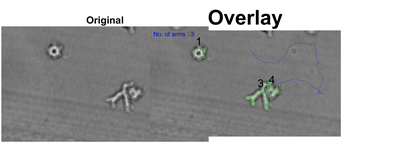
%> input picture test.png, 420 x 168 px, shrunk from 2835 x 1134 before the run
$ octave shapedist_test.m   (GNU Octave 9; MATLAB toolbox functions it lacks are replaced by stand-ins)
%> lines starting %> are read from the running program, lines starting %| are printed output that depends on the picture; in (x1, y1, x2, y2) boxes, pixels count from 0 and x2, y2 are one past the last pixel; in counts of white or black regions, pixels touching at a corner belong together; the program's own positions count from 1
### shapemetric/shapedist.m
function im_sd = shapedist(im)
% Performs shapedist transform on binary image of single region. Useful for
% finding lengths of shortest paths contained in shape from a center point
% to perimeter points.
%
% Starting from an initial point 0 inside the shape, look at nbhd (8) and
% update points with +1 if inside the shape and -1 if outside shape.
%
% Function will accept binary image of single region and return shapedist
% transfrom integer array
%
% INPUTS:
%   im - binary image of a region
%
% OUTPUTS:
%   im - integer array of shapedist transform
%
% TODO: Make selecting pixels in loop function to analyse more efficient.
%
% Blake Cook 2017-12-19
% ------------------------

%get region data
regions = regionprops(im);
%if there is more than one region, select region with largest area
if length(regions)>1
    disp('More than one region detected, selection largest connected component');
    im_label = labelmatrix(bwconncomp(im));

    regions_cell = struct2cell(regions);
    areas = cell2mat(regions_cell(1,:));
    area_index = find(areas == max(areas));

    im = ismember(im_label, area_index) > 0;
    regions = regionprops(im);
end

%get center pixel
size_im = size(im);
center_pixel = round(regions(1).Centroid);

%select new center if centroid is not inside the shape
if im(center_pixel(1), center_pixel(2)) == 0

    disp('Centroid not located inside shape, finding initial starting point');
    imshow(im,[],'InitialMagnification', 'fit');
    hold on; plot(center_pixel(1), center_pixel(2), 'r+'); hold off;

    boundary = bwboundaries(im); %isolate object bondary in image
    boundary = cell2mat(boundary); %convert 1s on image into coordinates
    x = boundary(:,2);
    y = boundary(:,1);

    xCenter = center_pixel(1);
    yCenter = center_pixel(2);

    [angles, distances] = cart2pol(x-xCenter,y-yCenter);

    %get index of boundary point with shortest dist to centroid
    nearest_index = find(distances == min(distances));

    %get index of point with smallest angular deviation
    search_angle = angles(nearest_index);
    sorted_angles = sort(abs(angles-search_angle));

    %find possible indidies, sort possible distances by length
    possible_index = abs(angles-search_angle) == sorted_angles(2);
    sorted_distances = sort(distances(possible_index));

    %get index of point with next smallest distance from centroid
    ray_index = find(distances == sorted_distances(2) & possible_index);


    %propose new center
    center_pixel(2) = round((x(ray_index) + x(nearest_index))/2);
    center_pixel(1) = round((y(ray_index) + y(nearest_index))/2);

% [10 lines of commented-out code are left out]

end

%initialise output and input for loop
im_sd = zeros(size(im), 'int8'); %change int size here if image too big)
input = [center_pixel(1), center_pixel(2)];

%set loop maximum to be largest distance of pixels between im boundaries
%plus 2 (include one extra loop for center pixel and another for safety)
% loop_max = max([center_pixel, abs(center_pixel-size(im))+1]) + 1;
loop_max = max(size_im)^2;

for loop = 1:loop_max

    [im_sd, new_input, stop_flag] = shapedist_loop(im, im_sd, input);
    input = new_input;

%     % -- debug --
%     imshow(mat2gray(im_sd), [], 'InitialMagnification', 'fit');
%     pause(0.5);

    if (stop_flag == 1)
        break;
    end

end

if loop == loop_max
    warning('reached max loop number, transform may be incomplete');
end

end


% [100 lines left out: function shapedist_loop, not called in this run]

### shapemetric/shapedist_test.m
%load test image
im = im2bw(imread('test.png'));
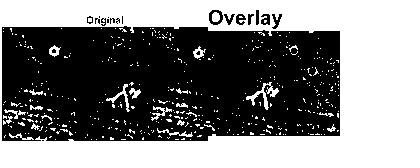
%> im: size 168x420 logical; 49.9% white; 441 white regions (417 under 20 px)

%show binary image
figure(1);
set(gcf, 'Position', get(0,'Screensize'));
subplot(2,2,1)
imshow(im, [], 'InitialMagnification', 'fit');
title('Original binary image')

%test function
im_sd = shapedist(im);
%> in shapedist, `regions = regionprops(im);`: regions = 441 regions; largest, box (x1, y1, x2, y2), Area and Centroid: (0, 0, 420, 168) 32635 [258.6 86], (246, 82, 279, 110) 247 [264.5 95.4], (106, 84, 130, 112) 138 [121.9 97.9], (151, 106, 172, 121) 103 [160.7 113], (157, 128, 193, 137) 91 [176.5 133.9]
%> in shapedist, `im_label = labelmatrix(bwconncomp(im));`:
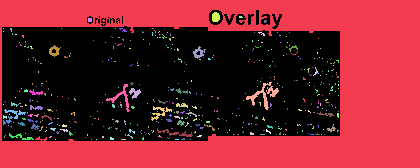
%> im_label: size 168x420 uint16; 442 distinct labels, from 0 to 441; one colour per label, 0 black
%> in shapedist, `regions_cell = struct2cell(regions);`: regions_cell = 1323 items
%> in shapedist, `areas = cell2mat(regions_cell(1,:));`: areas = 441 values, max 32635 at index 1, min 1 at index 2, mean 79.9
%> in shapedist, `area_index = find(areas == max(areas));`: area_index = 1
%> in shapedist, `im = ismember(im_label, area_index) > 0;`:
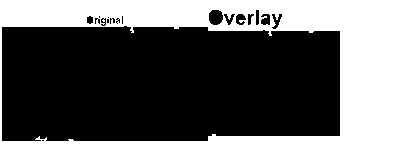
%> im: size 168x420 logical; 46.3% white; 1 white region
%> in shapedist, `regions = regionprops(im);`: regions = 1 region; box (x1, y1, x2, y2), Area and Centroid: (0, 0, 420, 168) 32635 [258.6 86]
%> in shapedist, `center_pixel = round(regions(1).Centroid);`: center_pixel = [259 86]
%> the run ends on the next line
